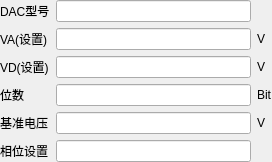
<?xml version="1.0" encoding="UTF-8"?>
<ui version="4.0">
 <class>QDacTypeWidgetClass</class>
 <widget class="QWidget" name="QDacTypeWidgetClass">
  <property name="geometry">
   <rect>
    <x>0</x>
    <y>0</y>
    <width>272</width>
    <height>150</height>
   </rect>
  </property>
  <property name="windowTitle">
   <string>QDacTypeWidget</string>
  </property>
  <layout class="QGridLayout" name="gridLayout">
   <property name="margin">
    <number>0</number>
   </property>
   <item row="0" column="0">
    <widget class="QLabel" name="label">
     <property name="text">
      <string>DAC型号</string>
     </property>
    </widget>
   </item>
   <item row="1" column="0">
    <widget class="QLabel" name="label_2">
     <property name="text">
      <string>VA(设置)</string>
     </property>
    </widget>
   </item>
   <item row="1" column="2">
    <widget class="QLabel" name="label_3">
     <property name="sizePolicy">
      <sizepolicy hsizetype="Minimum" vsizetype="Preferred">
       <horstretch>0</horstretch>
       <verstretch>0</verstretch>
      </sizepolicy>
     </property>
     <property name="text">
      <string>V</string>
     </property>
    </widget>
   </item>
   <item row="2" column="0">
    <widget class="QLabel" name="label_4">
     <property name="text">
      <string>VD(设置)</string>
     </property>
    </widget>
   </item>
   <item row="2" column="2">
    <widget class="QLabel" name="label_8">
     <property name="sizePolicy">
      <sizepolicy hsizetype="Minimum" vsizetype="Preferred">
       <horstretch>0</horstretch>
       <verstretch>0</verstretch>
      </sizepolicy>
     </property>
     <property name="text">
      <string>V</string>
     </property>
    </widget>
   </item>
   <item row="3" column="0">
    <widget class="QLabel" name="label_5">
     <property name="text">
      <string>位数</string>
     </property>
    </widget>
   </item>
   <item row="3" column="2">
    <widget class="QLabel" name="label_9">
     <property name="sizePolicy">
      <sizepolicy hsizetype="Minimum" vsizetype="Preferred">
       <horstretch>0</horstretch>
       <verstretch>0</verstretch>
      </sizepolicy>
     </property>
     <property name="text">
      <string>Bit</string>
     </property>
    </widget>
   </item>
   <item row="4" column="0">
    <widget class="QLabel" name="label_6">
     <property name="text">
      <string>基准电压</string>
     </property>
    </widget>
   </item>
   <item row="4" column="2">
    <widget class="QLabel" name="label_10">
     <property name="sizePolicy">
      <sizepolicy hsizetype="Minimum" vsizetype="Preferred">
       <horstretch>0</horstretch>
       <verstretch>0</verstretch>
      </sizepolicy>
     </property>
     <property name="text">
      <string>V</string>
     </property>
    </widget>
   </item>
   <item row="5" column="0">
    <widget class="QLabel" name="label_7">
     <property name="text">
      <string>相位设置</string>
     </property>
    </widget>
   </item>
   <item row="2" column="1">
    <widget class="QLineEdit" name="lineEditVd"/>
   </item>
   <item row="1" column="1">
    <widget class="QLineEdit" name="lineEditVa"/>
   </item>
   <item row="0" column="1">
    <widget class="QLineEdit" name="lineEditDacType"/>
   </item>
   <item row="3" column="1">
    <widget class="QLineEdit" name="lineEditBitCount"/>
   </item>
   <item row="4" column="1">
    <widget class="QLineEdit" name="lineEditRefVolt"/>
   </item>
   <item row="5" column="1">
    <widget class="QLineEdit" name="lineEditPhase"/>
   </item>
  </layout>
 </widget>
 <layoutdefault spacing="6" margin="11"/>
 <resources/>
 <connections/>
</ui>
